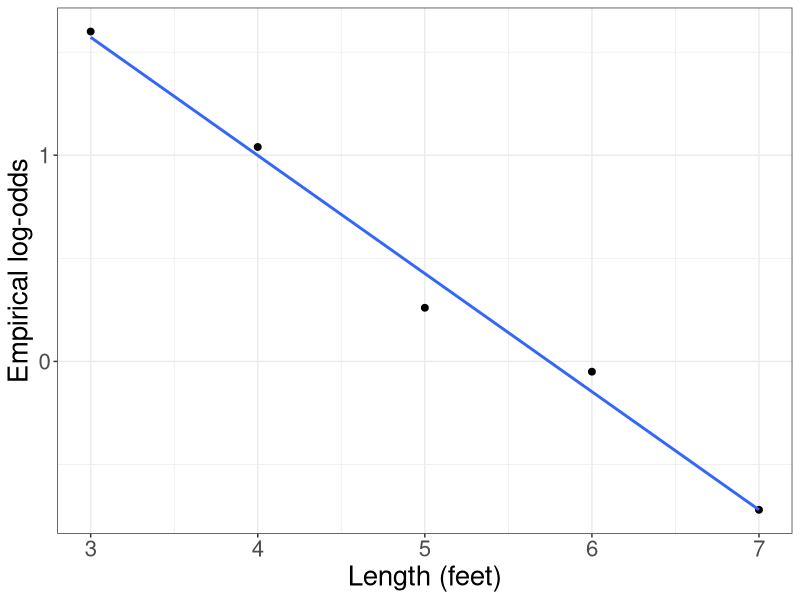

This figure's R source:
## ---- chunk 1
library(tidyverse)

data.frame(length = c(3, 4, 5, 6, 7),
  log_odds = c(1.6, 1.04, 0.26, -0.05, -0.72)) %>% 
  ggplot(aes(x = length, y = log_odds)) + 
  geom_point(size=2) + 
  geom_smooth(se=F, method="lm") +
  labs(x = "Length (feet)",
       y = "Empirical log-odds") +
  theme_bw() +
  theme(text = element_text(size = 20))
